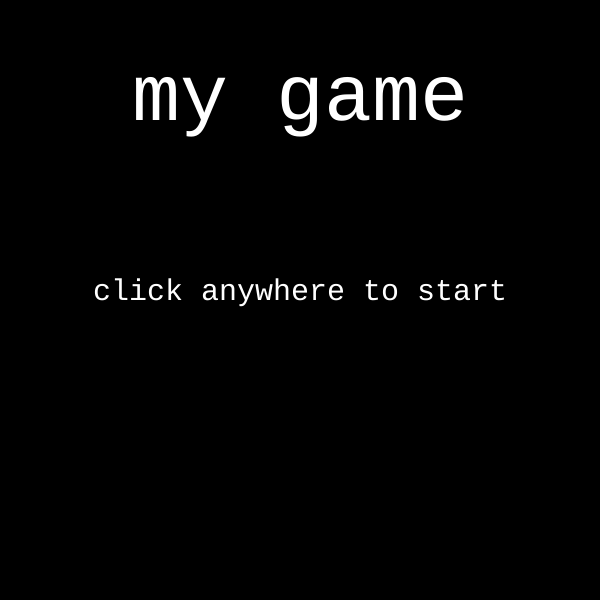
Frame 1 (no input)
Frame 60 (no input): identical to frame 1, image omitted
Frame 120 (the mouse pressed at the canvas centre since frame 60): identical to frame 1, image omitted

The p5.js sketch that drew this single still picture (run headless with seeded random() and noise() and a simulated clock; from frame 60 on, the mouse is pressed at the canvas centre):

// p5.js sketch
// ── sketch.js
'use strict';


let state = 'title';
let cnv;
let points = 0;
let w = 600;
let h = 600;

function setup() {
  cnv = createCanvas(w, h);

  textFont('monospace');

}

function draw() {

  switch (state){
    case 'title':
      title();
      cnv.mouseClicked(titleMouseClicked);
      break;
    case 'level 1':
      level1();
      cnv.mouseClicked(level1MouseClicked);
    break;
  case 'you win':
  youWin();
  cnv.mouseClicked(youWinMouseClicked);
    break;
  default:
    break;
  }

}



function title(){

  background(0);
  textSize(80);
  fill(255);
  textAlign(CENTER);
  text('my game', w/2, h/5);

textSize(30);
  text('click anywhere to start', w/2, h/2);

}

function titleMouseClicked(){
    console.log('canvas is clicked');
    state = 'level 1'
}

function level1(){
  background(50, 150, 200);
  text('click for points', w/2, h - 30);
}

function level1MouseClicked(){

points = points + 1;
console.log('points = ' + points);

if (points >= 10){
  state = 'you win';
}

}

function youWin(){

  background(255, 50, 80);
  textSize(80);
  stroke(255);
  text('YOU WIN', w/2, h/2);

textSize(30);
  text('click anywhere to restart', w/2, h * 3/4);
}

function youWinMouseClicked(){
state = 'level 1';
  points = 0;

}

// ── style.css
html, body {
  margin: 0;
  padding: 0;
}
canvas {
  display: block;
margin: 50px auto;

}
